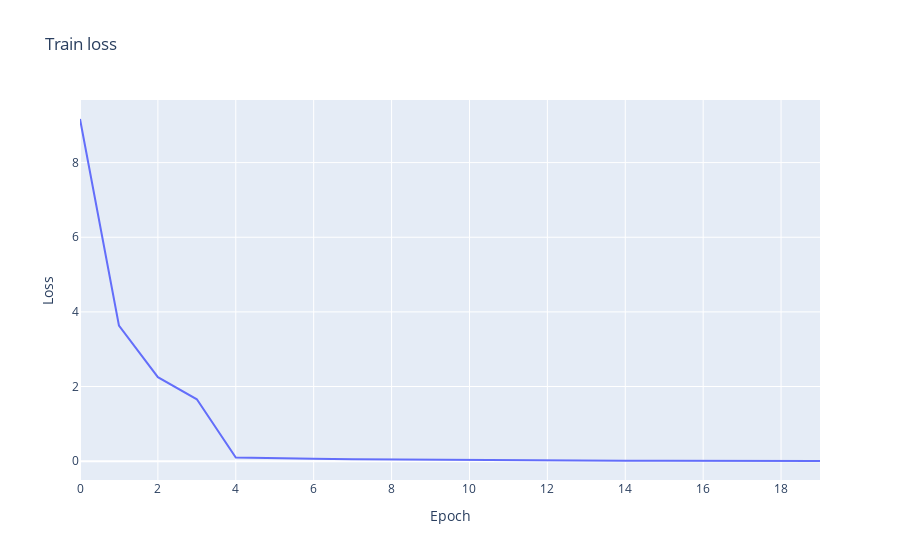

Source (notebook cell):
### Code cell
px.line(y=losses, title="Train loss", labels={"x": "Epoch", "y": "Loss"})

### Figure 1 — Plotly figure (JSON) as saved in the notebook; plotly's stock layout.template omitted (floating-point values rounded to 4 significant figures)
{"data": [{"hovertemplate": "Epoch=%{x}<br>Loss=%{y}<extra></extra>", "legendgroup": "", "line": {"color": "#636efa", "dash": "solid"}, "marker": {"symbol": "circle"}, "mode": "lines", "name": "", "orientation": "v", "showlegend": false, "type": "scatter", "x": [0, 1, 2, 3, 4, 5, 6, 7, 8, 9, 10, 11, 12, 13, 14, 15, 16, 17, 18, 19], "xaxis": "x", "y": [9.169, 3.634, 2.25, 1.657, 0.09719, 0.07421, 0.06154, 0.05149, 0.04291, 0.03533, 0.02858, 0.02263, 0.01755, 0.01331, 0.01, 0.007623, 0.005996, 0.004864, 0.004088, 0.003523], "yaxis": "y"}], "layout": {"legend": {"tracegroupgap": 0}, "title": {"text": "Train loss"}, "xaxis": {"anchor": "y", "domain": [0, 1], "title": {"text": "Epoch"}}, "yaxis": {"anchor": "x", "domain": [0, 1], "title": {"text": "Loss"}}}}
